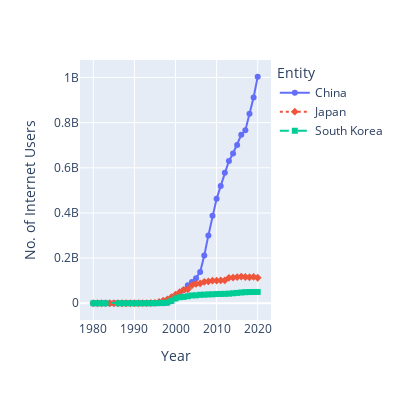

The cell this chart's notebook holds for it:
### Code cell
import plotly.express as px

px.line(
    data_frame=df_country,        # 사용할 데이터프레임 (표 형태 데이터)
    x='Year',                     # x축: 연도
    y='No. of Internet Users',    # y축: 인터넷 사용자 수
    width=400,                    # 그래프 가로 크기 (픽셀 단위)
    height=400,                   # 그래프 세로 크기 (픽셀 단위)
    line_dash='Entity',           # 나라(Entity)에 따라 선 스타일(실선, 점선 등) 구분
    color='Entity',               # 나라(Entity)에 따라 선 색상 구분
    symbol='Entity'               # 나라(Entity)에 따라 데이터 점 모양 구분 (원, 네모, 삼각형 등)
)

### Figure 1 — Plotly figure (JSON) as saved in the notebook; plotly's stock layout.template omitted (floating-point values rounded to 4 significant figures)
{"data": [{"hovertemplate": "Entity=China<br>Year=%{x}<br>No. of Internet Users=%{y}<extra></extra>", "legendgroup": "China", "line": {"color": "#636efa", "dash": "solid"}, "marker": {"symbol": "circle"}, "mode": "lines+markers", "name": "China", "orientation": "v", "showlegend": true, "type": "scatter", "x": [1980, 1981, 1982, 1983, 1984, 1985, 1986, 1987, 1988, 1989, 1990, 1991, 1992, 1993, 1994, 1995, 1996, 1997, 1998, 1999, 2000, 2001, 2002, 2003, 2004, 2005, 2006, 2007, 2008, 2009, 2010, 2011, 2012, 2013, 2014, 2015, 2016, 2017, 2018, 2019, 2020], "xaxis": "x", "y": [0, 0, 0, 0, 0, 0, 0, 0, 0, 0, 0, 0, 0, 2017, 14102, 60356, 160682, 400984, 2101421, 8890827, 22449303, 33595872, 58867578, 79910145, 94667627, 111218923, 138178103, 211442115, 300617785, 387007303, 462429626, 519767537, 578056810, 630253951, 663505855, 701038864, 745805312, 765779840, 838905119, 911554782, 1003218650], "yaxis": "y"}, {"hovertemplate": "Entity=Japan<br>Year=%{x}<br>No. of Internet Users=%{y}<extra></extra>", "legendgroup": "Japan", "line": {"color": "#EF553B", "dash": "dot"}, "marker": {"symbol": "diamond"}, "mode": "lines+markers", "name": "Japan", "orientation": "v", "showlegend": true, "type": "scatter", "x": [1980, 1981, 1982, 1983, 1984, 1985, 1986, 1987, 1988, 1989, 1990, 1991, 1992, 1993, 1994, 1995, 1996, 1997, 1998, 1999, 2000, 2001, 2002, 2003, 2004, 2005, 2006, 2007, 2008, 2009, 2010, 2011, 2012, 2013, 2014, 2015, 2016, 2017, 2018, 2019, 2020], "xaxis": "x", "y": [0, 0, 0, 0, 0, 0, 0, 0, 0, 0, 25101, 50173, 120311, 500712, 1000559, 1999873, 5497985, 11548042, 16943059, 27071762, 38029417, 48961049, 59315229, 61756102, 79659132, 85524036, 87849952, 95108777, 96570536, 99931291, 100191257, 101195004, 101639078, 112637614, 113590477, 115872194, 118336334, 116183105, 115246358, 116647128, 112995146], "yaxis": "y"}, {"hovertemplate": "Entity=South Korea<br>Year=%{x}<br>No. of Internet Users=%{y}<extra></extra>", "legendgroup": "South Korea", "line": {"color": "#00cc96", "dash": "dash"}, "marker": {"symbol": "square"}, "mode": "lines+markers", "name": "South Korea", "orientation": "v", "showlegend": true, "type": "scatter", "x": [1980, 1981, 1982, 1983, 1986, 1987, 1988, 1989, 1990, 1991, 1992, 1993, 1994, 1995, 1996, 1997, 1998, 1999, 2000, 2001, 2002, 2003, 2004, 2005, 2006, 2007, 2008, 2009, 2010, 2011, 2012, 2013, 2014, 2015, 2016, 2017, 2018, 2019, 2020], "xaxis": "x", "y": [0, 0, 0, 0, 0, 0, 0, 0, 10265, 20520, 43990, 112308, 140628, 372084, 741629, 1655014, 3136607, 10956586, 20914499, 26638667, 28108475, 31138530, 34697737, 35198838, 37526540, 37997834, 39202892, 39647827, 40856510, 41184257, 41727462, 42468266, 44267017, 45842053, 47637741, 48971817, 49621636, 49813310, 50032746], "yaxis": "y"}], "layout": {"height": 400, "legend": {"title": {"text": "Entity"}, "tracegroupgap": 0}, "margin": {"t": 60}, "width": 400, "xaxis": {"anchor": "y", "domain": [0, 1], "title": {"text": "Year"}}, "yaxis": {"anchor": "x", "domain": [0, 1], "title": {"text": "No. of Internet Users"}}}}
